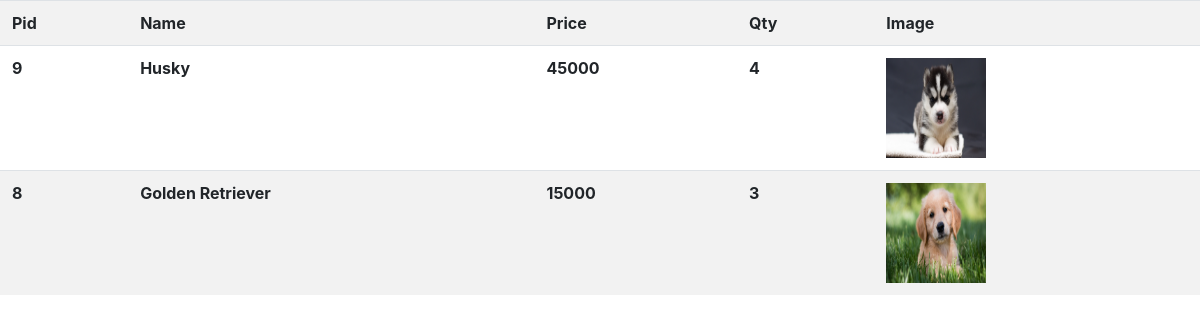
Screenshot of /admin/displayproduct.php with the database file from the repository.
### tables this page shows
CREATE TABLE `product` (
  `pid` int(11) NOT NULL,
  `pname` varchar(100) DEFAULT NULL,
  `pprice` varchar(10) DEFAULT NULL,
  `pdesc` text DEFAULT NULL,
  `pqty` int(11) DEFAULT NULL,
  `pimage` varchar(200) DEFAULT NULL,
  `pcat` varchar(40) DEFAULT NULL,
  `uid` int(11) DEFAULT NULL
);

### admin/displayproduct.php (the view)
<html>
<?php
echo "<link rel=stylesheet href=../css/bootstrap.min.css>";
include"../connect.php";
$rs=mysqli_query($con,"select * from product");
?>
<table class="table table-striped">
<tr><th>Pid</th><th>Name</th><th>Price</th><th>Qty</th><th>Image</th></tr>
<?php
while($row=mysqli_fetch_array($rs))
{
    echo "<tr><th>$row[0]</th><th>$row[1]</th><th>$row[2]</th><th>$row[4]</th><th><img src=$row[5] height=100px width=100px></th></tr>";
}
?>

### rows the page displays
product: pid "9", pname "Husky", pprice "45000", pqty "4", pimage (picture)
product: pid "8", pname "Golden Retriever", pprice "15000", pqty "3", pimage (picture)
